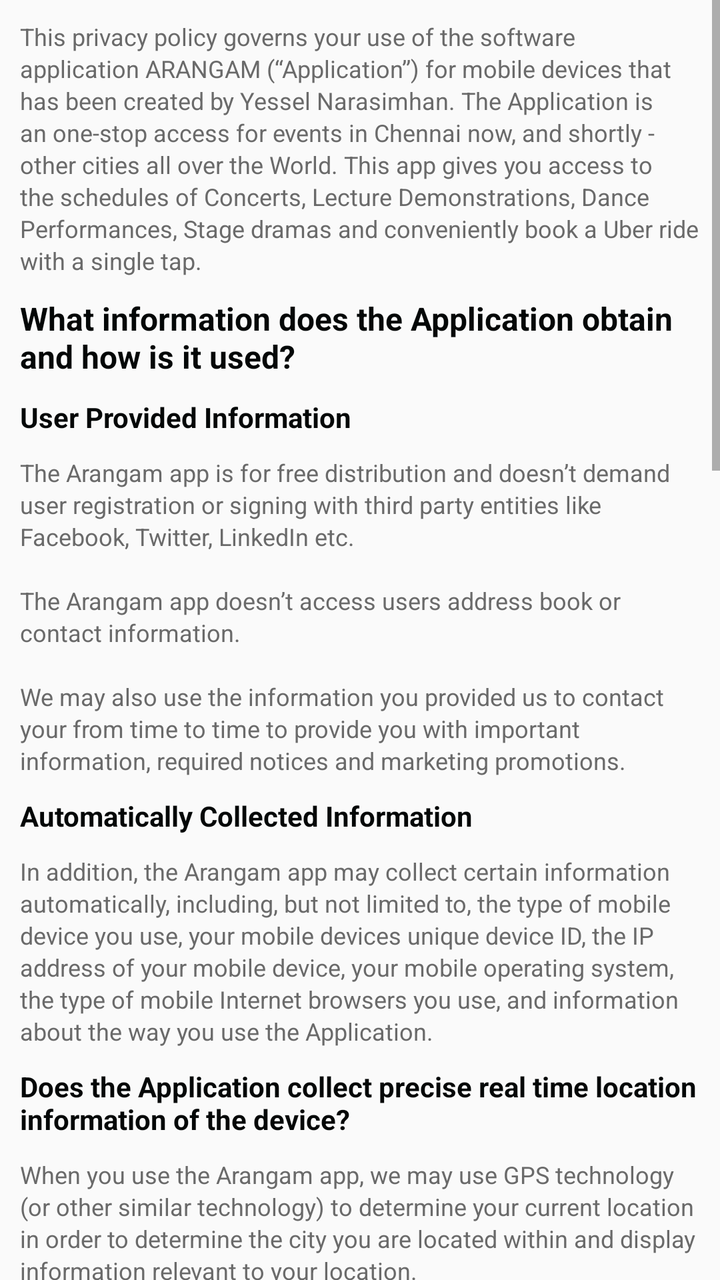
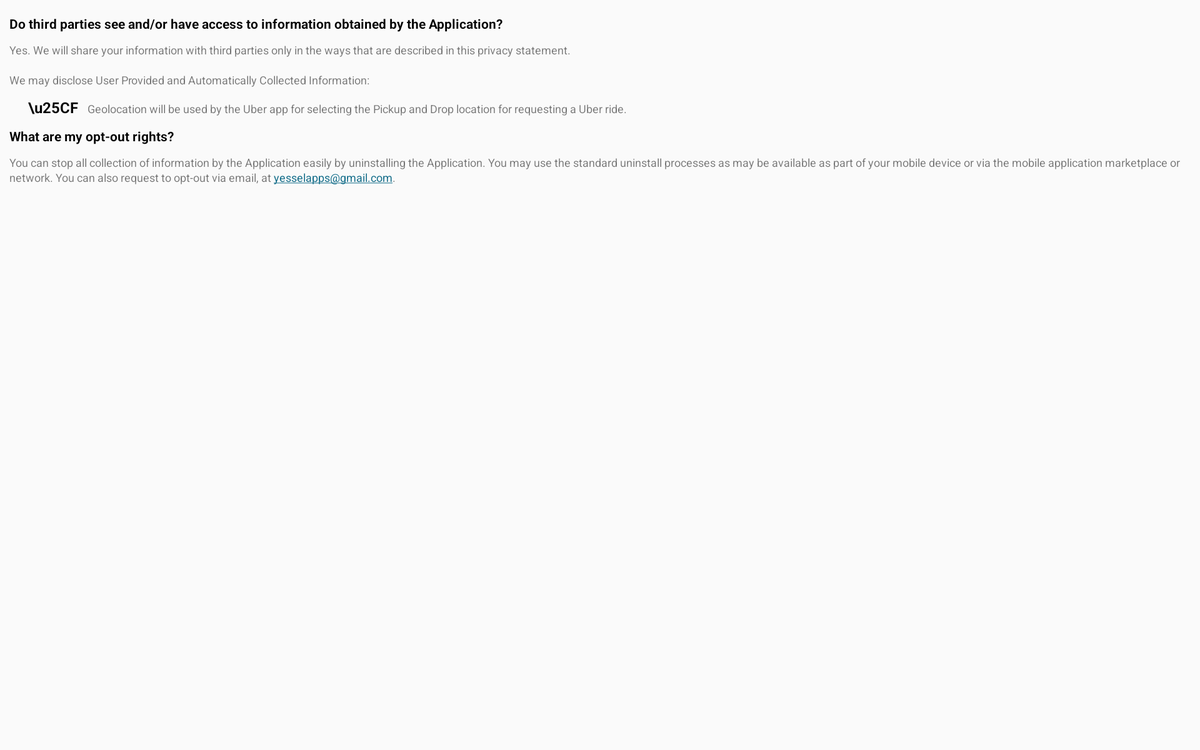

One screen, two layout resources from the same app: the default and the author's alternative for another configuration. Each is rendered where Android would select it; the XML of both is given below.
<!-- AndroidManifest.xml: activity theme TicketBookAppBaseTheme -->
<!-- res/layout/activity_privacy.xml -->
<?xml version="1.0" encoding="utf-8"?>
<RelativeLayout xmlns:android="http://schemas.android.com/apk/res/android"
    xmlns:tools="http://schemas.android.com/tools"
    android:id="@+id/activity_privacy"
    android:layout_width="match_parent"
    android:layout_height="match_parent"
    tools:context="com.yessel.arangam.PrivacyActivity">

    <ScrollView
        android:layout_width="match_parent"
        android:layout_height="match_parent">

        <LinearLayout
            android:layout_width="match_parent"
            android:layout_height="match_parent"
            android:layout_margin="10dp"
            android:orientation="vertical">

            <TextView
                android:layout_width="match_parent"
                android:layout_height="wrap_content"
                android:gravity="start"
                android:lineSpacingExtra="2dp"
                android:text="This privacy policy governs your use of the software application ARANGAM (“Application”) for mobile devices that has been created by Yessel Narasimhan. The Application is an one-stop access for events in Chennai now, and shortly - other cities all over the World. This app gives you access to the schedules of Concerts, Lecture Demonstrations, Dance Performances, Stage dramas and conveniently book a Uber ride with a single tap."
                android:textColor="#6A6A6A"
                android:textSize="12sp"
                android:visibility="visible" />

            <TextView
                android:layout_width="match_parent"
                android:layout_height="wrap_content"
                android:layout_marginTop="10dp"
                android:text="What information does the Application obtain and how is it used?"
                android:textColor="#040707"
                android:textSize="16sp"
                android:textStyle="bold"
                android:visibility="visible" />

            <TextView
                android:layout_width="match_parent"
                android:layout_height="wrap_content"
                android:layout_marginTop="10dp"
                android:text="User Provided Information"
                android:textColor="#040707"
                android:textSize="14sp"
                android:textStyle="bold"
                android:visibility="visible" />

            <TextView
                android:layout_width="match_parent"
                android:layout_height="wrap_content"
                android:layout_marginTop="10dp"
                android:gravity="start"
                android:lineSpacingExtra="2dp"
                android:text="@string/UserProvidedInformation"
                android:textColor="#6A6A6A"
                android:textSize="12sp"
                android:visibility="visible" />


            <TextView
                android:layout_width="match_parent"
                android:layout_height="wrap_content"
                android:layout_marginTop="10dp"
                android:text="Automatically Collected Information"
                android:textColor="#040707"
                android:textSize="14sp"
                android:textStyle="bold"
                android:visibility="visible" />

            <TextView
                android:layout_width="match_parent"
                android:layout_height="wrap_content"
                android:layout_marginTop="10dp"
                android:gravity="start"
                android:lineSpacingExtra="2dp"
                android:text="@string/AutomaticallyCollectedInformation"
                android:textColor="#6A6A6A"
                android:textSize="12sp"
                android:visibility="visible" />

            <TextView
                android:layout_width="match_parent"
                android:layout_height="wrap_content"
                android:layout_marginTop="10dp"
                android:text="Does the Application collect precise real time location information of the device?"
                android:textColor="#040707"
                android:textSize="14sp"
                android:textStyle="bold"
                android:visibility="visible" />

            <TextView
                android:layout_width="match_parent"
                android:layout_height="wrap_content"
                android:layout_marginTop="10dp"
                android:gravity="start"
                android:lineSpacingExtra="2dp"
                android:text="@string/device"
                android:textColor="#6A6A6A"
                android:textSize="12sp"
                android:visibility="visible" />

            <TextView
                android:layout_width="match_parent"
                android:layout_height="wrap_content"
                android:layout_marginTop="10dp"
                android:text="Do third parties see and/or have access to information obtained by the Application?"
                android:textColor="#040707"
                android:textSize="14sp"
                android:textStyle="bold" />

            <TextView
                android:layout_width="match_parent"
                android:layout_height="wrap_content"
                android:layout_marginTop="10dp"
                android:gravity="start"
                android:lineSpacingExtra="2dp"
                android:text="@string/Application"
                android:textColor="#6A6A6A"
                android:textSize="12sp" />

            <LinearLayout

                android:layout_width="match_parent"
                android:layout_height="70dp"
                android:orientation="horizontal">

                <TextView
                    android:layout_width="wrap_content"
                    android:layout_height="wrap_content"
                    android:layout_marginLeft="20dp"
                    android:layout_marginTop="10dp"
                    android:lineSpacingExtra="2dp"
                    android:text="\u25CF"
                    android:textColor="#040707"
                    android:textSize="16sp"
                    android:textStyle="bold" />

                <TextView
                    android:layout_width="match_parent"
                    android:layout_height="wrap_content"
                    android:layout_marginLeft="10dp"
                    android:layout_marginTop="10dp"
                    android:autoLink="web|email"
                    android:gravity="start"
                    android:lineSpacingExtra="2dp"
                    android:text="@string/Application1"
                    android:textColor="#6A6A6A"
                    android:textSize="12sp" />
            </LinearLayout>


            <TextView
                android:layout_width="match_parent"
                android:layout_height="wrap_content"
                android:layout_marginTop="10dp"
                android:autoLink="web|email"
                android:text="What are my opt-out rights?"
                android:textColor="#040707"
                android:textSize="14sp"
                android:textStyle="bold" />

            <TextView
                android:layout_width="match_parent"
                android:layout_height="wrap_content"
                android:layout_marginTop="10dp"
                android:autoLink="web|email"
                android:gravity="start"
                android:lineSpacingExtra="2dp"
                android:text="@string/rights"
                android:textColor="#6A6A6A"
                android:textSize="12sp" />

            <TextView
                android:layout_width="match_parent"
                android:layout_height="wrap_content"
                android:layout_marginTop="10dp"
                android:autoLink="web|email"
                android:text="Data Retention Policy, Managing Your Information"
                android:textColor="#040707"
                android:textSize="14sp"
                android:textStyle="bold"
                android:visibility="visible" />

            <TextView
                android:layout_width="match_parent"
                android:layout_height="wrap_content"
                android:layout_marginTop="10dp"
                android:autoLink="web|email"
                android:gravity="start"
                android:lineSpacingExtra="2dp"
                android:text="@string/Information"
                android:textColor="#6A6A6A"
                android:textSize="12sp"
                android:visibility="visible" />

            <TextView
                android:layout_width="match_parent"
                android:layout_height="wrap_content"
                android:layout_marginTop="10dp"
                android:autoLink="web|email"
                android:text="Children"
                android:textColor="#040707"
                android:textSize="14sp"
                android:textStyle="bold"
                android:visibility="visible" />

            <TextView
                android:layout_width="match_parent"
                android:layout_height="wrap_content"
                android:layout_marginTop="10dp"
                android:autoLink="web|email"
                android:gravity="start"
                android:lineSpacingExtra="2dp"
                android:text="@string/Children"
                android:textColor="#6A6A6A"
                android:textSize="12sp"
                android:visibility="visible" />

            <TextView
                android:layout_width="match_parent"
                android:layout_height="wrap_content"
                android:layout_marginTop="10dp"
                android:autoLink="web|email"
                android:text="Security"
                android:textColor="#040707"
                android:textSize="14sp"
                android:textStyle="bold"
                android:visibility="visible" />

            <TextView
                android:layout_width="match_parent"
                android:layout_height="wrap_content"
                android:layout_marginTop="10dp"
                android:autoLink="web|email"
                android:gravity="start"
                android:lineSpacingExtra="2dp"
                android:text="@string/Security"
                android:textColor="#6A6A6A"
                android:textSize="12sp"
                android:visibility="visible" />

            <TextView
                android:layout_width="match_parent"
                android:layout_height="wrap_content"
                android:layout_marginTop="10dp"
                android:autoLink="web|email"
                android:text="Changes"
                android:textColor="#040707"
                android:textSize="14sp"
                android:textStyle="bold"
                android:visibility="visible" />

            <TextView
                android:layout_width="match_parent"
                android:layout_height="wrap_content"
                android:layout_marginTop="10dp"
                android:autoLink="web|email"
                android:lineSpacingExtra="2dp"
                android:text="@string/Changes"
                android:textColor="#6A6A6A"
                android:textSize="12sp"
                android:visibility="visible" />

            <TextView
                android:layout_width="match_parent"
                android:layout_height="wrap_content"
                android:layout_marginTop="10dp"
                android:autoLink="web|email"
                android:gravity="start"
                android:text="Contact us"
                android:textColor="#040707"
                android:textSize="14sp"
                android:textStyle="bold"
                android:visibility="visible" />

            <TextView
                android:id="@+id/em"
                android:layout_width="match_parent"
                android:layout_height="wrap_content"
                android:layout_marginBottom="15dp"
                android:layout_marginTop="10dp"
                android:autoLink="web|email"
                android:clickable="true"
                android:gravity="start"
                android:lineSpacingExtra="2dp"
                android:text="@string/Contactus"
                android:textColor="#6A6A6A"
                android:textSize="12sp" />


        </LinearLayout>


    </ScrollView>


</RelativeLayout>
<!-- resources referenced by this layout -->
<resources>
  <string name="Application">Yes. We will share your information with third parties only in the ways that are described in this privacy statement.\n\nWe may disclose User Provided and Automatically Collected Information:
      </string>
  <string name="Application1">Geolocation will be used by the Uber app for selecting the Pickup and Drop location for requesting a Uber ride.
      </string>
  <string name="AutomaticallyCollectedInformation">In addition, the Arangam app may collect certain information automatically, including, but not limited to, the type of mobile device you use, your mobile devices unique device ID, the IP address of your mobile device, your mobile operating system, the type of mobile Internet browsers you use, and information about the way you use the Application.
      </string>
  <string name="Changes">This Privacy Policy may be updated from time to time for any reason. We will notify you of any changes to our Privacy Policy by posting the new Privacy Policy and informing you via email or text message. You are advised to consult this Privacy Policy regularly for any changes, as continued use is deemed approval of all changes. You can check the history of this policy by clicking here.
      </string>
  <string name="Children">We do not use the Application to knowingly solicit data from or market to children under the age of 13. If a parent or guardian becomes aware that his or her child has provided us with information without their consent, he or she should contact us at <a href="mailto:yesselapps@gmail.com?subject=Arangam - Contact Us">yesselapps@gmail.com</a>. We will delete such information from our files within a reasonable time.
      </string>
  <string name="Contactus">If you have any questions regarding privacy while using the Application, or have questions about our practices, please contact us via email at <a href="mailto:yesselapps@gmail.com?subject=Arangam - Contact Us">yesselapps@gmail.com</a>.
      </string>
  <string name="Information">We never store any user information via Arangam Application. Please contact us at <a href="mailto:yesselapps@gmail.com?subject=Arangam - Contact Us">yesselapps@gmail.com</a> and we will respond in a reasonable time.
      </string>
  <string name="UserProvidedInformation">The Arangam app is for free distribution and doesn’t demand user registration or signing with third party entities like Facebook, Twitter, LinkedIn etc.
          \n\nThe Arangam app doesn’t access users address book or contact information.\n\nWe may also use the information you provided us to contact your from time to time to provide you with important information, required notices and marketing promotions.
      </string>
  <string name="device">When you use the Arangam app, we may use GPS technology (or other similar technology) to determine your current location in order to determine the city you are located within and display information relevant to your location.\n\nIf you do not want us to use your location for the purposes set forth above, you should turn off the location services for the mobile application located in your account settings or in your mobile phone settings and/or within the mobile application.
      </string>
  <string name="rights">You can stop all collection of information by the Application easily by uninstalling the Application. You may use the standard uninstall processes as may be available as part of your mobile device or via the mobile application marketplace or network. You can also request to opt-out via email, at <a href="mailto:yesselapps@gmail.com">yesselapps@gmail.com</a>.
      </string>
  <color name="colorPrimary">#1a6d8d</color>
  <color name="colorPrimaryDark">#1a6d8d</color>
  <color name="colorAccent">#106B88</color>
</resources>
<!-- res/layout-xlarge/activity_privacy.xml (the author's variant of the layout above) -->
<!-- drawn on a large tablet held sideways -->
<?xml version="1.0" encoding="utf-8"?>
<RelativeLayout xmlns:android="http://schemas.android.com/apk/res/android"
    xmlns:tools="http://schemas.android.com/tools"
    android:id="@+id/activity_privacy"
    android:layout_width="match_parent"
    android:layout_height="match_parent"
    tools:context="com.yessel.arangam.PrivacyActivity">

    <ScrollView
        android:layout_width="match_parent"
        android:layout_height="match_parent">

        <LinearLayout
            android:layout_width="match_parent"
            android:layout_height="match_parent"
            android:layout_margin="10dp"
            android:orientation="vertical">

            <TextView
                android:layout_width="match_parent"
                android:layout_height="wrap_content"
                android:lineSpacingExtra="2dp"
                android:text="This privacy policy governs your use of the software application ARANGAM (“Application”) for mobile devices that has been created by Yessel Narasimhan. The Application is an one-stop access for events in Chennai now, and shortly - other cities all over the World. This app gives you access to the schedules of Concerts, Lecture Demonstrations, Dance Performances, Stage dramas and conveniently book a Uber ride with a single tap."
                android:textSize="12sp"
                android:visibility="gone" />

            <TextView
                android:layout_width="match_parent"
                android:layout_height="wrap_content"
                android:layout_marginTop="10dp"
                android:text="What information does the Application obtain and how is it used?"
                android:textColor="@color/black"
                android:textSize="16sp"
                android:textStyle="bold"
                android:visibility="gone" />

            <TextView
                android:layout_width="match_parent"
                android:layout_height="wrap_content"
                android:layout_marginTop="5dp"
                android:text="User Provided Information"
                android:textColor="@color/black"
                android:textSize="14sp"
                android:textStyle="bold"
                android:visibility="gone" />

            <TextView
                android:layout_width="match_parent"
                android:layout_height="wrap_content"
                android:layout_marginTop="10dp"
                android:lineSpacingExtra="2dp"
                android:text="@string/UserProvidedInformation"
                android:textSize="12sp"
                android:visibility="gone" />


            <TextView
                android:layout_width="match_parent"
                android:layout_height="wrap_content"
                android:layout_marginTop="5dp"
                android:text="Automatically Collected Information"
                android:textColor="@color/black"
                android:textSize="14sp"
                android:textStyle="bold"
                android:visibility="gone" />

            <TextView
                android:layout_width="match_parent"
                android:layout_height="wrap_content"
                android:layout_marginTop="10dp"
                android:lineSpacingExtra="2dp"
                android:text="@string/AutomaticallyCollectedInformation"
                android:textSize="12sp"
                android:visibility="gone" />

            <TextView
                android:layout_width="match_parent"
                android:layout_height="wrap_content"
                android:layout_marginTop="5dp"
                android:text="Does the Application collect precise real time location information of the device?"
                android:textColor="@color/black"
                android:textSize="14sp"
                android:textStyle="bold"
                android:visibility="gone" />

            <TextView
                android:layout_width="match_parent"
                android:layout_height="wrap_content"
                android:layout_marginTop="10dp"
                android:lineSpacingExtra="2dp"
                android:text="@string/device"
                android:textSize="12sp"
                android:visibility="gone" />

            <TextView
                android:layout_width="match_parent"
                android:layout_height="wrap_content"
                android:layout_marginTop="5dp"
                android:text="Do third parties see and/or have access to information obtained by the Application?"
                android:textColor="@color/black"
                android:textSize="14sp"
                android:textStyle="bold" />

            <TextView
                android:layout_width="match_parent"
                android:layout_height="wrap_content"
                android:layout_marginTop="10dp"
                android:lineSpacingExtra="2dp"
                android:text="@string/Application"
                android:textSize="12sp" />

            <LinearLayout

                android:layout_width="match_parent"
                android:layout_height="wrap_content"
                android:orientation="horizontal">

                <TextView
                    android:layout_width="wrap_content"
                    android:layout_height="wrap_content"
                    android:layout_marginLeft="20dp"
                    android:layout_marginTop="10dp"
                    android:lineSpacingExtra="2dp"
                    android:text="\u25CF"
                    android:textColor="@color/black"
                    android:textSize="16sp"
                    android:textStyle="bold" />

                <TextView
                    android:layout_width="match_parent"
                    android:layout_height="wrap_content"
                    android:layout_marginLeft="10dp"
                    android:layout_marginTop="10dp"
                    android:lineSpacingExtra="2dp"
                    android:text="@string/Application1"
                    android:textSize="12sp" />
            </LinearLayout>


            <TextView
                android:layout_width="match_parent"
                android:layout_height="wrap_content"
                android:layout_marginTop="10dp"
                android:text="What are my opt-out rights?"
                android:textColor="@color/black"
                android:textSize="14sp"
                android:textStyle="bold" />

            <TextView
                android:layout_width="match_parent"
                android:layout_height="wrap_content"
                android:layout_marginTop="10dp"
                android:lineSpacingExtra="2dp"
                android:text="@string/rights"
                android:textSize="12sp" />


        </LinearLayout>


    </ScrollView>


</RelativeLayout>
<!-- resources referenced by the variant -->
<!-- as a large tablet held sideways resolves them -->
<resources>
  <color name="black">@android:color/black</color>
  <string name="Application">Yes. We will share your information with third parties only in the ways that are described in this privacy statement.\n\nWe may disclose User Provided and Automatically Collected Information:
      </string>
  <string name="Application1">Geolocation will be used by the Uber app for selecting the Pickup and Drop location for requesting a Uber ride.
      </string>
  <string name="AutomaticallyCollectedInformation">In addition, the Arangam app may collect certain information automatically, including, but not limited to, the type of mobile device you use, your mobile devices unique device ID, the IP address of your mobile device, your mobile operating system, the type of mobile Internet browsers you use, and information about the way you use the Application.
      </string>
  <string name="UserProvidedInformation">The Arangam app is for free distribution and doesn’t demand user registration or signing with third party entities like Facebook, Twitter, LinkedIn etc.
          \n\nThe Arangam app doesn’t access users address book or contact information.\n\nWe may also use the information you provided us to contact your from time to time to provide you with important information, required notices and marketing promotions.
      </string>
  <string name="device">When you use the Arangam app, we may use GPS technology (or other similar technology) to determine your current location in order to determine the city you are located within and display information relevant to your location.\n\nIf you do not want us to use your location for the purposes set forth above, you should turn off the location services for the mobile application located in your account settings or in your mobile phone settings and/or within the mobile application.
      </string>
  <string name="rights">You can stop all collection of information by the Application easily by uninstalling the Application. You may use the standard uninstall processes as may be available as part of your mobile device or via the mobile application marketplace or network. You can also request to opt-out via email, at <a href="mailto:yesselapps@gmail.com">yesselapps@gmail.com</a>.
      </string>
  <!-- from res/values-v21/ -->
  <style name="TicketBookAppBaseTheme" parent="Base.Theme.AppCompat.Light.DarkActionBar">
          <item name="colorPrimary">@color/colorPrimary</item>
          <item name="colorPrimaryDark">@color/colorPrimaryDark</item>
          <item name="colorAccent">@color/colorAccent</item>
          <item name="android:typeface">normal</item>
      </style>
  <color name="colorPrimary">#1a6d8d</color>
  <color name="colorPrimaryDark">#1a6d8d</color>
  <color name="colorAccent">#106B88</color>
</resources>
